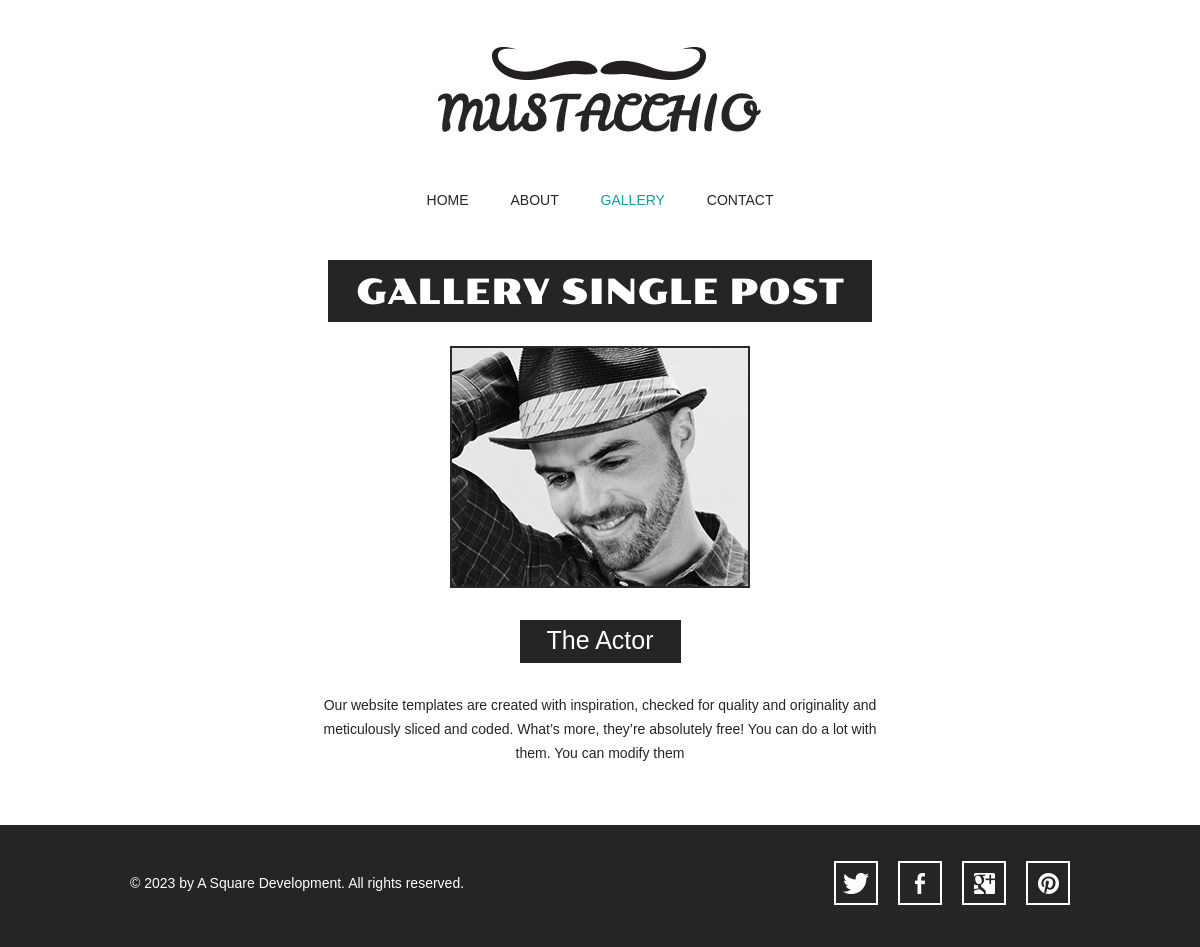
Page /style/2 on the committed database.
### Base/models.py (models this page shows, shortened)
class Style(models.Model):
    id = models.AutoField(primary_key=True)
    name = models.CharField(max_length=40,default='The Father')
    image = models.ImageField(upload_to = 'static/uploads')
    description = models.CharField(max_length=250)

### Base/views.py (the view)
# urls.py: path('style/<str:id>',style, name='style_page'),
def style(request , id):
    nav_class = {
        'home' : '',
        'about' : '',
        'gallery' : 'selected',
        'contact' : '',
    }
    style = Style.objects.get(id = id)
    context = {
        'nav_class' : nav_class,
        'style' : style
    }
    return render(request , 'Base/style.html',context)

### templates/Base/style.html
{% extends 'Base/base.html' %}
	{% load static %}
	{% block content %}
	<div id="body">
		<h1><span>gallery single post</span></h1>
		<div>
			<img src="{{style.image.url}}" alt="{{style.name}}">
			<div class="article">
				<h4>{{style.name}}</h4>
				<p>
					{{style.description}}
				</p>
			</div>
		</div>
	</div>
	{% endblock %}

### static/css/style.css (style rules this page uses)
body { background: #fff; font-family: Arial, Helvetica, sans-serif; font-size: 14px; font-weight: normal; line-height: 1; margin: 0; min-width: 960px; padding: 0; }
p { color: #252525; line-height: 24px; margin: 0; padding: 0; }
#body { margin: 0; padding: 0 0 30px; text-align: center; }
#body h1 { color: #fff; display: inline; font-family: poller_oneregular; font-size: 35px; font-weight: normal; margin: 0; padding: 0; text-transform: uppercase; }
#body h1 span { background: #252525; display: inline-block; padding: 15px 28px 12px; }
#body > div { margin: 0 auto; padding: 0; width: 960px; }
#body > div img { border: 2px solid #292929; margin: 24px 0 0; padding: 0; }
#body > div .article { margin: 0 auto; padding: 30px 30px 0; width: 560px; }
#body > div .article h4 { background: #252525; color: #fff; display: inline-block; font-family: "Arial Black", Gadget, sans-serif; font-size: 25px; font-weight: normal; margin: 0 0 30px; padding: 8px 27px 10px; }
#body > div .article p { margin: 0 0 30px; }

### static/css/mobile.css (style rules this page uses)
body { min-width: 0; }
#body { width: 100%; }
#body h1 { display: block; font-size: 20px; margin: 0 auto; width: 90%; }
#body h1 span { display: block; padding: 3%; width: 94%; }
#body > div { padding: 0 5%; width: 90%; }
#body > div img { margin: 24px 0 30px; width: 98% }
#body > div .article { padding: 0; width: 100%; }
#body > div .article h2, #body > div .article h4 { font-size: 18px; font-weight: bold; }

### rows in the picture
Style: image (picture), name "The Actor", description "Our website templates are created with inspiration, checked for quality and originality and meticulously sliced and coded. What’s more, they’re absolutely free! You can do a lot with them. You can modify them"
